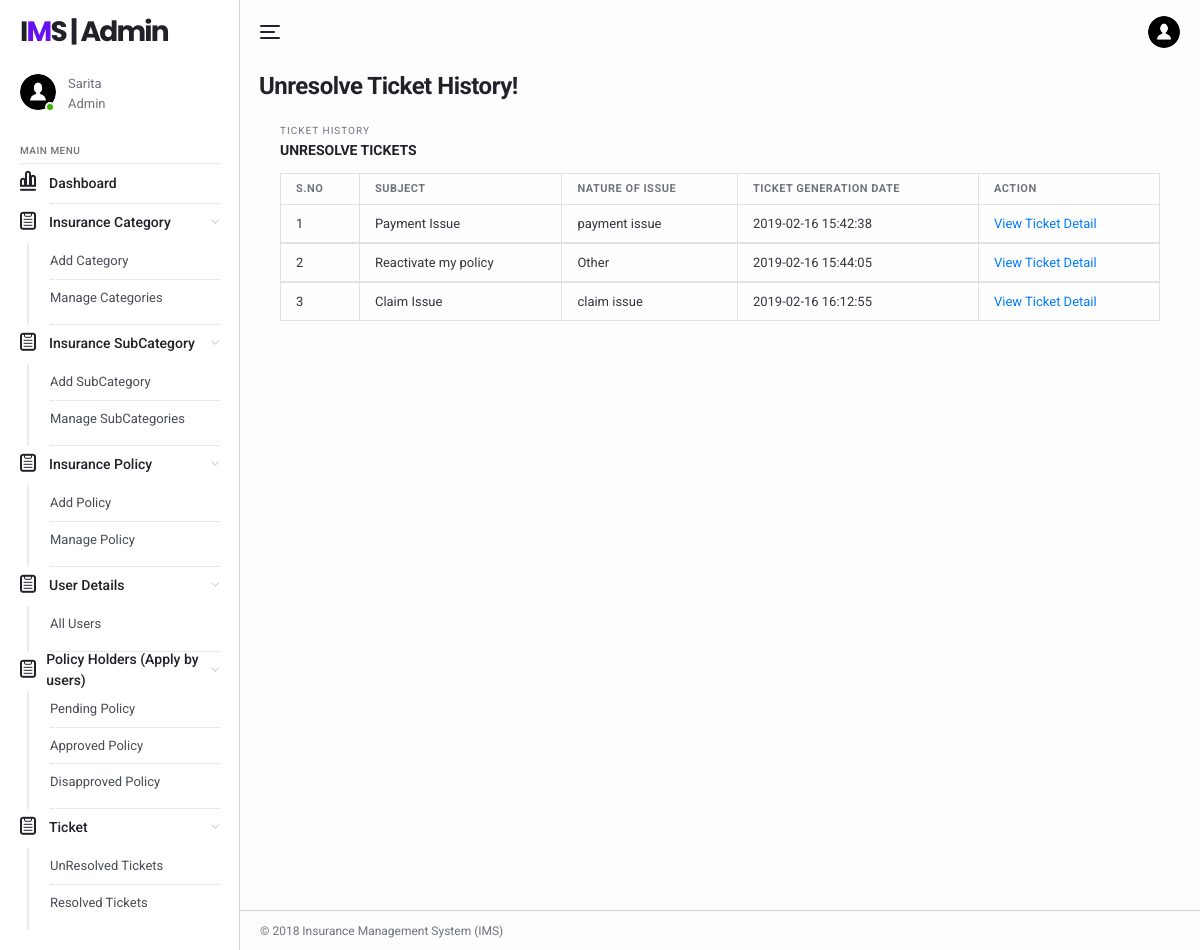
The app's page /ims/admin/unresolved-tickets.php (signed in) with its own data.
### tables this page shows
CREATE TABLE `tblimsadmin` (
  `ID` int(11) NOT NULL,
  `AdminName` varchar(120) DEFAULT NULL,
  `AdminUsername` varchar(45) DEFAULT NULL,
  `Password` varchar(45) DEFAULT NULL,
  `AdminRegdate` timestamp NULL DEFAULT CURRENT_TIMESTAMP
);

CREATE TABLE `tblticket` (
  `ID` int(11) NOT NULL,
  `UserId` varchar(25) DEFAULT NULL,
  `Subject` varchar(45) DEFAULT NULL,
  `NatureofIssue` varchar(120) DEFAULT NULL,
  `Description` varchar(120) DEFAULT NULL,
  `AdminRemark` varchar(120) DEFAULT NULL,
  `TicketGenerationDate` timestamp NULL DEFAULT CURRENT_TIMESTAMP,
  `AdminRemarkdate` timestamp NULL DEFAULT NULL ON UPDATE CURRENT_TIMESTAMP
);

### ims/admin/unresolved-tickets.php (the view, shortened to what this page needs)
<?php
include('includes/dbconnection.php');
if (strlen($_SESSION['aid']==0)) {
  header('location:logout.php');
  } else{
?>
<!DOCTYPE html>
<html lang="en">
  <head>
    <link href="../lib/fontawesome-free/css/all.min.css" rel="stylesheet">
    <link href="../lib/ionicons/css/ionicons.min.css" rel="stylesheet">
    <link href="../lib/typicons.font/typicons.css" rel="stylesheet">
    <link href="../lib/morris.js/morris.css" rel="stylesheet">
    <link href="../lib/flag-icon-css/css/flag-icon.min.css" rel="stylesheet">
    <link href="../lib/jqvmap/jqvmap.min.css" rel="stylesheet">
    <link rel="stylesheet" href="../css/azia.css">
  </head>
  <body class="az-body az-body-sidebar">
<?php include_once('includes/sidebar.php');?>
    <div class="az-content az-content-dashboard-two">
<?php include_once('includes/header.php');?>
      <div class="az-content-header d-block d-md-flex">
        <div>
          <h2 class="az-content-title mg-b-5 mg-b-lg-8">Unresolve Ticket History!</h2>
        </div>
      </div>
      <div class="az-content-body">
     <div class="az-content">
      <div class="container">
        <div class="az-content-body">
          <div class="az-content-breadcrumb">
            <span>Ticket History </span>
          </div>
          <div class="az-content-label mg-b-5">Unresolve Tickets</div>
          <div class="table-responsive">
            <table class="table table-bordered mg-b-0">
              <thead>
                <tr>
                  <th>S.NO</th>
                  <th>Subject</th>
                  <th>Nature of Issue</th>
                   <th>Ticket Generation Date</th>
                   <th>Action</th>
                </tr>
              </thead>
              <?php
$ret=mysqli_query($con,"select * from tblticket where AdminRemark is null");
$cnt=1;
while ($row=mysqli_fetch_array($ret)) {
?>
              <tbody>
                <tr>
                  <td><?php echo $cnt;?></td>
                       <td><?php  echo $row['Subject'];?></td>
                  <td><?php  echo $row['NatureofIssue'];?></td>
                  <td><?php  echo $row['TicketGenerationDate'];?></td>
                  <td><a href="view-ticket.php?aticid=<?php echo $row['ID'];?>">View Ticket Detail</a>
                </tr>
                <?php
$cnt=$cnt+1;
}?>
              </tbody>
            </table>
          </div>
            </div>
          </div>
        </div>
      </div>
    <?php include_once('includes/footer.php');?>
    </div>
  </body>
</html>
<?php }  ?>

### ims/admin/includes/sidebar.php
  <div class="az-sidebar">
      <div class="az-sidebar-header">
        <a href="#" class="az-logo">I<span>M</span>S | Admin</a>
      </div>
      <div class="az-sidebar-loggedin">
        <div class="az-img-user online"><img src="../img/user.png" alt=""></div>
        <div class="media-body">
                      <?php
$adminid=$_SESSION['aid'];
$ret=mysqli_query($con,"select AdminName from tblimsadmin where ID='$adminid'");
$row=mysqli_fetch_array($ret);
$name=$row['AdminName'];
?>
                  <span><?php echo $name; ?></span>
          <span>Admin</span>
        </div>
      </div>
      <div class="az-sidebar-body">
        <ul class="nav">
          <li class="nav-label">Main Menu</li>
            <li class="nav-item show">
            <a href="dashboard.php" class="nav-link"><i class="typcn typcn-chart-bar-outline"></i>Dashboard</a>
          </li>
          <li class="nav-item show">
            <a href="#" class="nav-link with-sub"><i class="typcn typcn-clipboard"></i>Insurance Category</a>
            <nav class="nav-sub">
              <a href="add-category.php" class="nav-sub-link">Add Category</a>
              <a href="manage-categories.php" class="nav-sub-link">Manage Categories</a>
            </nav>
          </li>
<li class="nav-item show">
            <a href="#" class="nav-link with-sub"><i class="typcn typcn-clipboard"></i>Insurance SubCategory</a>
            <nav class="nav-sub">
              <a href="add-subcategory.php" class="nav-sub-link">Add SubCategory</a>
              <a href="manage-subcategories.php" class="nav-sub-link">Manage SubCategories</a>
            </nav>
<li class="nav-item show">
            <a href="#" class="nav-link with-sub"><i class="typcn typcn-clipboard"></i>Insurance Policy</a>
            <nav class="nav-sub">
              <a href="policyform.php" class="nav-sub-link">Add Policy</a>
              <a href="manage-policyform.php" class="nav-sub-link">Manage Policy</a>
            </nav>
          </li>
          <li class="nav-item show">
            <a href="" class="nav-link with-sub"><i class="typcn typcn-clipboard"></i>User Details</a>
            <nav class="nav-sub">
              <a href="user-detail.php" class="nav-sub-link">All Users</a>
            </nav>
          </li>
<li class="nav-item show">
            <a href="#" class="nav-link with-sub"><i class="typcn typcn-clipboard"></i>Policy Holders (Apply by users)</a>
            <nav class="nav-sub">
              <a href="pending-policy.php" class="nav-sub-link">Pending Policy</a>
            <a href="approve-policy.php" class="nav-sub-link">Approved Policy</a>
            <a href="disapprove-policy.php" class="nav-sub-link">Disapproved Policy</a>
            </nav>
          </li>
          <li class="nav-item show">
            <a href="" class="nav-link with-sub"><i class="typcn typcn-clipboard"></i>Ticket</a>
            <nav class="nav-sub">
              <a href="unresolved-tickets.php" class="nav-sub-link">UnResolved Tickets</a>
              <a href="resolved-tickets.php" class="nav-sub-link">Resolved Tickets</a>
            </nav>
          </li>
        </ul>
      </div>
    </div>

### records on screen
tblimsadmin: AdminName "Sarita"
tblticket: Subject "Payment Issue", NatureofIssue "payment issue", TicketGenerationDate "2019-02-16 15:42:38"
tblticket: Subject "Reactivate my policy", NatureofIssue "Other", TicketGenerationDate "2019-02-16 15:44:05"
tblticket: Subject "Claim Issue", NatureofIssue "claim issue", TicketGenerationDate "2019-02-16 16:12:55"
